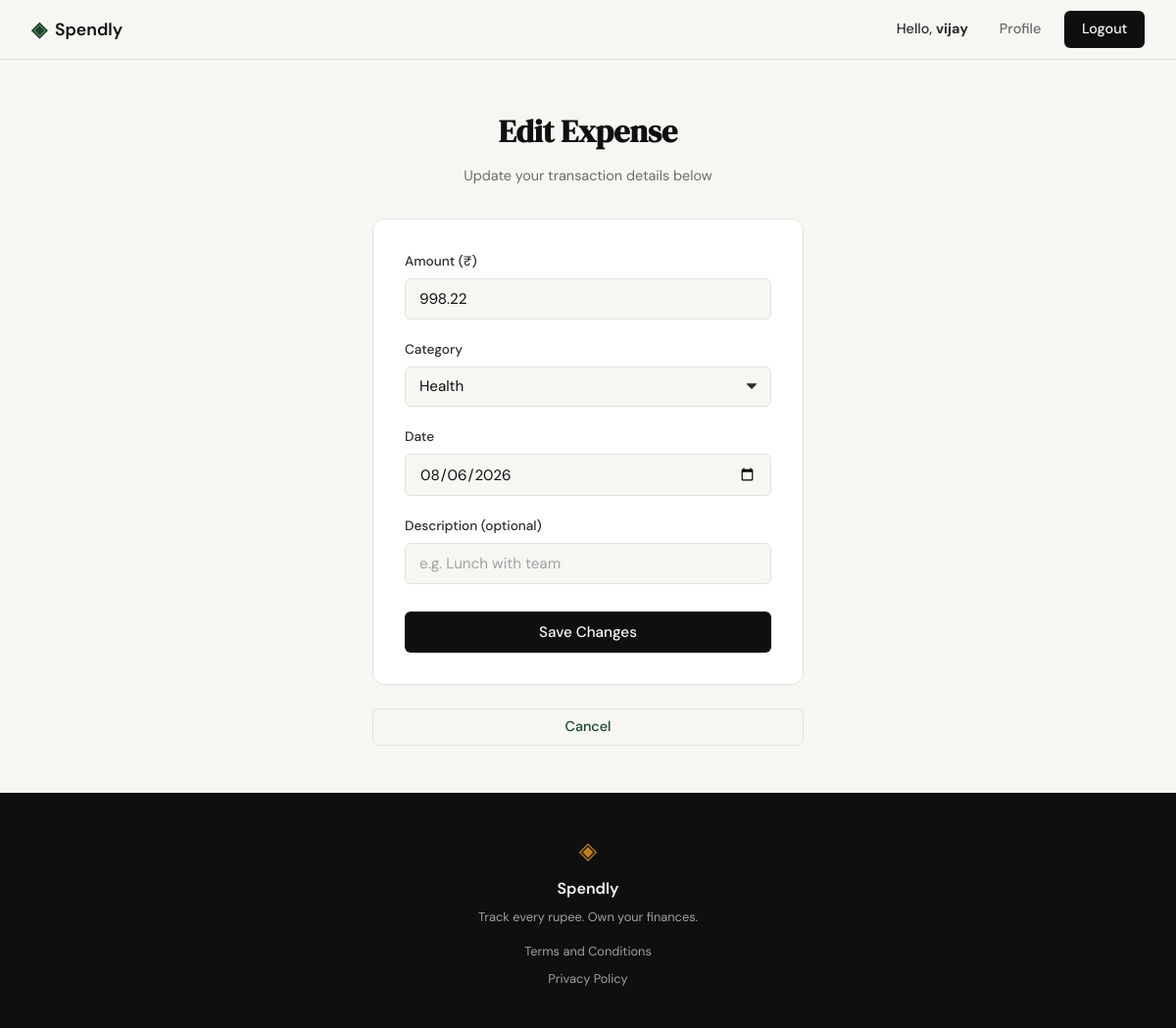
The app's page /expenses/11/edit (signed in), older data.
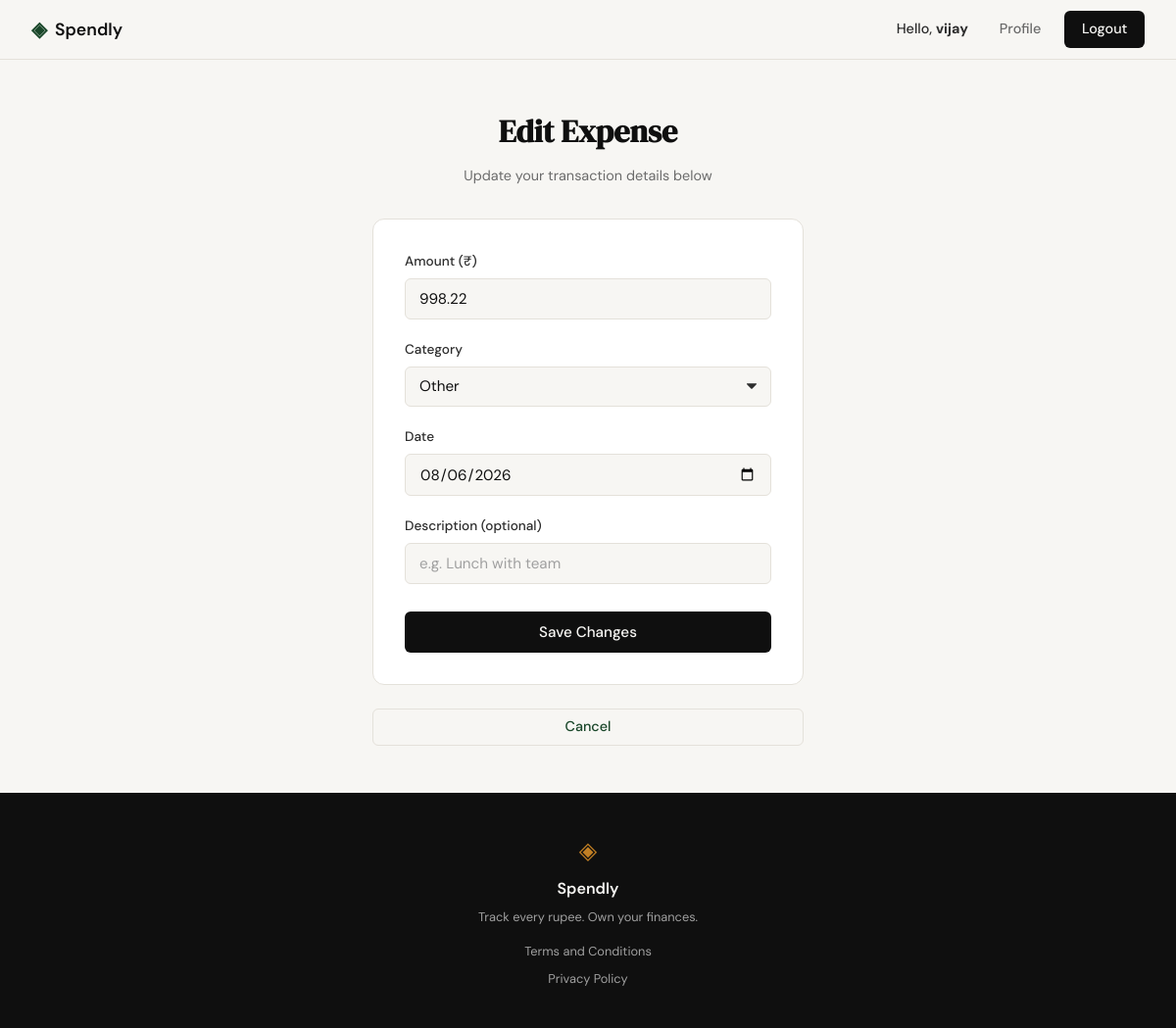
The same page, newer data.
### tables this page shows
CREATE TABLE users (
            id INTEGER PRIMARY KEY AUTOINCREMENT,
            name TEXT NOT NULL,
            email TEXT UNIQUE NOT NULL,
            password_hash TEXT NOT NULL,
            created_at TEXT DEFAULT (datetime('now'))
        );

CREATE TABLE expenses (
            id INTEGER PRIMARY KEY AUTOINCREMENT,
            user_id INTEGER NOT NULL,
            amount REAL NOT NULL,
            category TEXT NOT NULL,
            date TEXT NOT NULL,
            description TEXT,
            created_at TEXT DEFAULT (datetime('now')),
            FOREIGN KEY (user_id) REFERENCES users(id) ON DELETE CASCADE
        );

### app.py (the view, shortened to what this page needs)
@app.route("/expenses/<int:id>/edit", methods=["GET", "POST"])
def edit_expense(id):
    if not session.get("user_id"):
        return redirect(url_for("login"))
    categories = ["Food", "Transport", "Bills", "Health", "Entertainment", "Shopping", "Other"]
    from database.db import get_db
    conn = get_db()
    cursor = conn.cursor()
    cursor.execute("""
        SELECT id, user_id, amount, category, date, description
        FROM expenses
        WHERE id = ?
    """, (id,))
    expense = cursor.fetchone()
    if expense is None or expense["user_id"] != session["user_id"]:
        conn.close()
        abort(404)
    expense_data = {
        "id": expense["id"],
        "amount": f"{expense['amount']:.2f}",
        "category": expense["category"],
        "date": expense["date"],
        "description": expense["description"] or ""
    }
    conn.close()
    return render_template(
        "edit_expense.html",
        expense=expense_data,
        categories=categories
    )

### app.py (called while the page is built)
@app.before_request
def load_logged_in_user():
    user_id = session.get("user_id")
    if user_id is None:
        g.user = None
    else:
        from database.db import get_db
        conn = get_db()
        cursor = conn.cursor()
        cursor.execute("SELECT id, name, email FROM users WHERE id = ?", (user_id,))
        g.user = cursor.fetchone()
        conn.close()

### database/db.py (called while the page is built)
def get_db():
    conn = sqlite3.connect(DB_PATH)
    conn.row_factory = sqlite3.Row
    conn.execute("PRAGMA foreign_keys = ON")
    return conn

### templates/edit_expense.html (shortened to what this page needs)
{% extends "base.html" %}
{% block content %}
<section class="auth-section">
    <div class="auth-container">
        <div class="auth-header">
            <h1 class="auth-title">Edit Expense</h1>
            <p class="auth-subtitle">Update your transaction details below</p>
        </div>
        <div class="auth-card">
            <form method="POST" action="{{ url_for('edit_expense', id=expense.id) }}">
                <div class="form-group">
                    <label for="amount">Amount (₹)</label>
                    <input type="number" step="0.01" id="amount" name="amount"
                           class="form-input" placeholder="0.00"
                           value="{{ expense.amount }}" required autofocus>
                </div>
                <div class="form-group">
                    <label for="category">Category</label>
                    <select id="category" name="category" class="form-input" style="appearance: none; -webkit-appearance: none; background-repeat: no-repeat; background-position: right 0.85rem top 50%; background-size: 0.65rem auto; padding-right: 2.5rem;" required>
                        {% for cat in categories %}
                            <option value="{{ cat }}" {% if expense.category == cat %}selected{% endif %}>{{ cat }}</option>
                        {% endfor %}
                    </select>
                </div>
                <div class="form-group">
                    <label for="date">Date</label>
                    <input type="date" id="date" name="date"
                           class="form-input"
                           value="{{ expense.date }}" required>
                </div>
                <div class="form-group">
                    <label for="description">Description (optional)</label>
                    <input type="text" id="description" name="description"
                           class="form-input" placeholder="e.g. Lunch with team"
                           value="{{ expense.description or '' }}" maxlength="200">
                </div>
                <button type="submit" class="btn-submit">Save Changes</button>
            </form>
        </div>
        <p class="auth-switch">
            <a href="{{ url_for('profile') }}" class="btn-clear" style="display: inline-flex; width: 100%; justify-content: center; background: transparent; border-color: var(--border);">Cancel</a>
        </p>
    </div>
</section>
{% endblock %}

### templates/base.html (shortened to what this page needs)
<!DOCTYPE html>
<html lang="en">
<head>
    <link rel="stylesheet" href="{{ url_for('static', filename='css/style.css') }}">
</head>
<body>
    <nav class="navbar">
        <div class="nav-inner">
            <a href="{{ url_for('landing') }}" class="nav-brand">
                <span class="brand-icon">◈</span>
                <span class="brand-name">Spendly</span>
            </a>
            <div class="nav-links">
                {% if g.user %}
                    <span class="nav-user">Hello, <strong>{{ g.user['name'] }}</strong></span>
                    <a href="{{ url_for('profile') }}">Profile</a>
                    <a href="{{ url_for('logout') }}" class="nav-cta">Logout</a>
                {% else %}
                    <a href="{{ url_for('login') }}">Sign in</a>
                    <a href="{{ url_for('register') }}" class="nav-cta">Get started</a>
                {% endif %}
            </div>
        </div>
    </nav>
    <main class="main-content">
        {% block content %}{% endblock %}
    </main>
    <footer class="footer">
        <div class="footer-inner">
            <span class="brand-icon">◈</span>
            <span class="footer-name">Spendly</span>
            <p class="footer-copy">Track every rupee. Own your finances.</p>
            <div class="footer-links">
                <a href="{{ url_for('terms') }}">Terms and Conditions</a>
                <a href="{{ url_for('privacy') }}">Privacy Policy</a>
            </div>
        </div>
    </footer>
</body>
</html>

Row changes from the older to the newer data that the page shows:
changed expenses: category "Health" → "Other"
